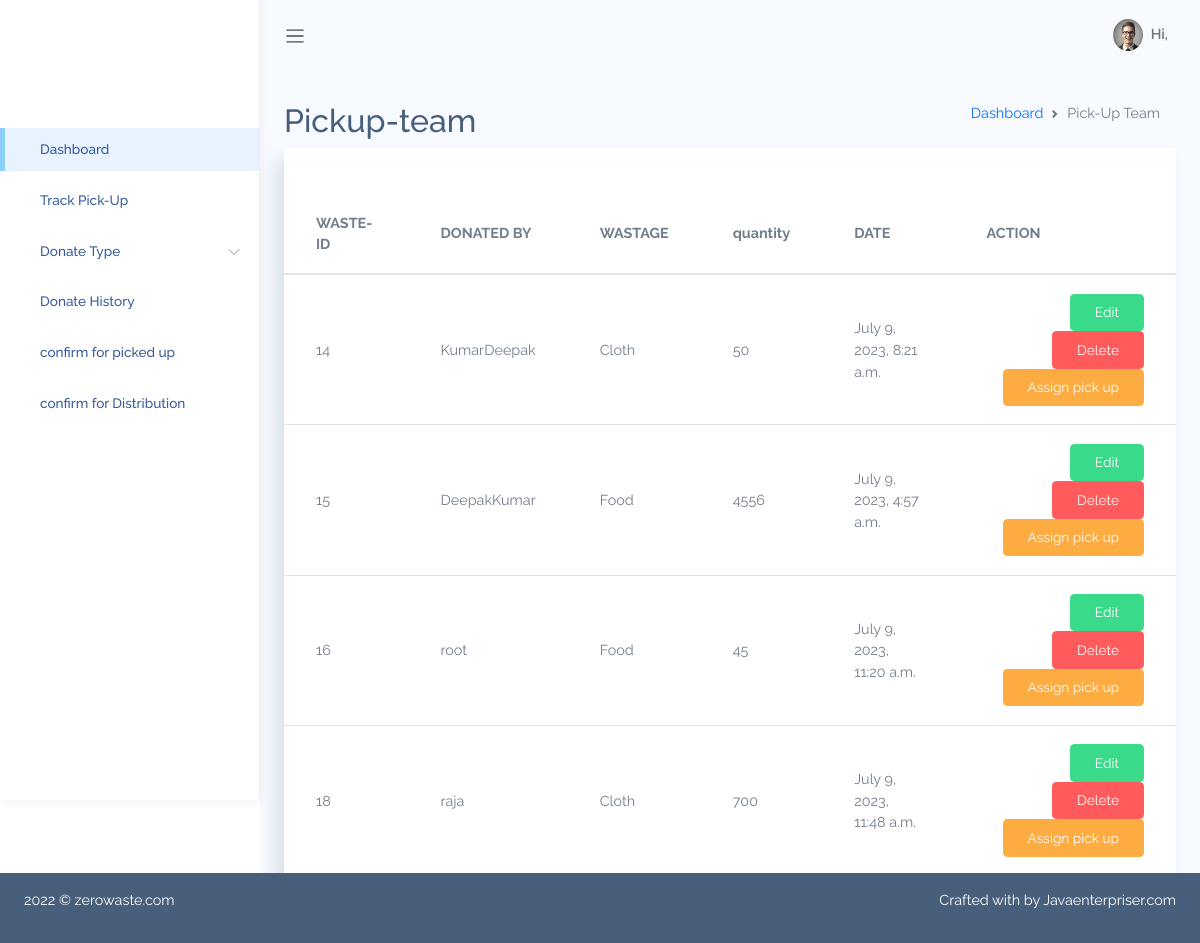
Page /pickupteamprofile/ on the committed database.
### AdminApp/models.py (models this page shows, shortened)
class Wastage(models.Model):
    WASTE_TYPES = [
        ('Food', 'Food'),
        ('Cloth', 'Cloth'),
    ]
    STATUS_TYPES = [
        ('pending', 'pending'),
        ('approved', 'approved'),
        ('rejected','rejected'),
        ('Pickedup','Pickedup'),
        ('assignteam','assignteam'),
        ('donated','donated')
    ]
    donatedBy = models.ForeignKey(User, on_delete=models.SET_NULL, null=True)
    wasteType = models.CharField(
        max_length=10, choices=WASTE_TYPES, default='Food')
    statusType = models.CharField(
        max_length=10, choices=STATUS_TYPES, default='pending')
    description = models.TextField()
    quantity = models.PositiveIntegerField()
    pic1 = models.ImageField(blank=True, null=True)
    created_at = models.DateTimeField(auto_now_add=True)
    updated_at = models.DateTimeField(auto_now=True)

### AdminApp/views.py (the view)
# urls.py: path('pickupteamprofile/',pickupteamprofile,name='pickupteamprofile'),
def pickupteamprofile(request):
    pickupemp=Wastage.objects.filter(statusType='approved')
    return render(request,'pickupteam.html',{"pickupemp":pickupemp})

### AdminApp/templates/pickupteam.html
{% extends 'adminBasic2.html' %}
{%block content %}
{%load static%}
<div class="main-content container-fluid">
    <div class="page-title">
        <div class="row">
            <div class="col-12 col-md-6 order-md-1 order-last">
                <h3>Pickup-team </h3>
            </div>
            <div class="col-12 col-md-6 order-md-2 order-first">
                <nav aria-label="breadcrumb" class='breadcrumb-header'>
                    <ol class="breadcrumb">
                        <li class="breadcrumb-item"><a href="/indexadmin/">Dashboard</a></li>
                        <li class="breadcrumb-item active" aria-current="page"></li>Pick-Up Team</li>
                    </ol>
                </nav>
            </div>
        </div>
    </div>
<div class="row" id="table-hover-row">
  <div class="col-md-12">
    <div class="card">
      <div class="card-content">
        <div class="card-body">
        </div>
        <div class="table-responsive">
          <table class="table table-hover mb-0">
            <thead>
              <tr>
                <th>WASTE-ID</th>
                <th>DONATED BY</th>
                <th>WASTAGE</th>
                <th>quantity</th>
                <th>DATE</th>
                <th>ACTION</th>
              </tr>
            </thead>
            <tbody>
              {% for x in pickupemp %}
              <tr>
                <td class="text-bold-500">{{x.id}}</td>
                <td class="text-bold-500">{{x.donatedBy}}</td>
                <td class="text-bold-500">{{x.wasteType}}</td>
                <td class="text-bold-500">{{x.quantity}}</td>
                <td>{{x.updated_at}}</td>
                <td class="text-right">
                            <a class="btn btn-success"  href="/editpickupboy/{{x.id}}/">Edit</a>
                            <a class="btn btn-danger"  href="/deletepickupboy/{{x.id}}/">Delete</a>
                            <a class="btn btn-warning"  href="/assignpickup/{{x.id}}/">Assign pick up</a></td>
              </tr>
              {%endfor%}
            </tbody>
          </table>
        </div>
      </div>
    </div>
  </div>
</div>
{% endblock content %}

### AdminApp/templates/adminBasic2.html (shortened to what this page needs)
<!DOCTYPE html>
{%load static%}
<html lang="en">
<head>
    <link rel="stylesheet" href="{% static 'adminstatic/assets/css/bootstrap.css' %}">
    <link rel="stylesheet" href="{% static 'adminstatic/assets/vendors/chartjs/Chart.min.css' %}">
    <link rel="stylesheet" href="{% static 'adminstatic/assets/vendors/perfect-scrollbar/perfect-scrollbar.css' %}">
    <link rel="stylesheet" href="{% static 'adminstatic/assets/css/app.css' %}">
</head>
<body>
    <div id="app">
        <div id="sidebar" class='active'>
            <div class="sidebar-wrapper active">
    <div class="sidebar-header">
    </div>
    <div class="sidebar-menu">
        <ul class="menu">
            <li class="sidebar-item active ">
                    <a href="/indexadmin/" class='sidebar-link'>
                        <span>Dashboard</span>
                    </a>
                </li>
            <li class="sidebar-item  ">
                <a href="/track/" class='sidebar-link'>
                    <span>Track Pick-Up</span>
                </a>
            </li>
            <li class="sidebar-item  has-sub">
                <a href="#" class='sidebar-link'>
                    <span>Donate Type</span>
                </a>
                    </li>
                    <li class="sidebar-item  ">
                        <a href="/donatehistory/" class='sidebar-link'>
                            <span>Donate History</span>
                        </a>
                    </li>
                <li class="sidebar-item  ">
                    <a href="/confirm/" class='sidebar-link'>
                        <span>confirm for picked up </span>
                    </a>
                </li>
                <li class="sidebar-item  ">
                    <a href="/confirm1/" class='sidebar-link'>
                        <span>confirm for Distribution </span>
                    </a>
                </li>
                    </ul>
    </div>
</div>
        </div>
        <div id="main">
            <nav class="navbar navbar-header navbar-expand navbar-light">
                <a class="sidebar-toggler" href="#"><span class="navbar-toggler-icon"></span></a>
                <div class="collapse navbar-collapse" id="navbarSupportedContent">
                    <ul class="navbar-nav d-flex align-items-center navbar-light ml-auto">
                        <li class="dropdown nav-icon">
                            <a href="#" data-toggle="dropdown" class="nav-link  dropdown-toggle nav-link-lg nav-link-user">
                            </a>
                        </li>
                        <li class="dropdown nav-icon mr-2">
                            <a href="#" data-toggle="dropdown" class="nav-link  dropdown-toggle nav-link-lg nav-link-user">
                            </a>
                        </li>
                        <li class="dropdown">
                            <a href="#" data-toggle="dropdown" class="nav-link dropdown-toggle nav-link-lg nav-link-user">
                                <div class="avatar mr-1">
                                    {% if request.user.userdetails.profilePicture %}
                                    <img src={{request.user.userdetails.profilePicture.url}} alt="" srcset="">
                                    {% else %}
                                    <img src="{% static 'adminstatic/assets/images/avatar/avatar-s-1.png' %}" alt="" srcset="">
                                    {% endif %}
                                </div>
                                <div class="d-none d-md-block d-lg-inline-block">Hi, {{request.user.username}}</div>
                            </a>
                        </li>
                    </ul>
                </div>
            </nav>
            {% block content %}
            {% endblock content %}
            <footer class='footer fixed-bottom bg-secondary'>
                <div class="footer clearfix mb-0 text-muted">
                    <div class="float-left">
                        <p class="text-white">2022 &copy; zerowaste.com</p>
                    </div>
                    <div class="float-right">
                        <p class="text-white">Crafted with <span class='text-danger'></span> by <a class="text-white" href="http://Javaenterpriser.com">Javaenterpriser.com</a></p>
                    </div>
                </div>
            </footer>
        </div>
    </div>
</body>
</html>

### AdminApp/static/adminstatic/assets/css/app.css (style rules this page uses)
* { font-family: "Raleway"; }
#app { position: relative; }
#main { margin-left: 260px; background-color: #F7FAFF; min-height: 100vh; transition: margin-left 0.6s ease-out; }
#main .main-content { padding: 2rem 1.5rem; }
#main .main-content .page-title h3 { font-size: 2rem; }
.breadcrumb-header .breadcrumb { justify-content: flex-end; }
a { text-decoration: none; outline: 0; }
footer { padding: 1rem 1.5rem; }
.avatar { display: inline-flex; border-radius: 50%; text-align: center; vertical-align: middle; position: relative; }
.avatar img { width: 32px; height: 32px; border-radius: 50%; }
.btn.btn-success { color: #fff; }
.btn.btn-danger { color: #fff; }
.btn.btn-warning { color: #fff; }
.dropdown-toggle:after { color: #fff; }
#sidebar.active .sidebar-wrapper { left: 0; }
.sidebar-wrapper { width: 260px; height: 100vh; position: fixed; top: 0; z-index: 10; background-color: #fff; bottom: 0; border-right: 1px solid #eee; box-shadow: 0 0 10px #ececec; left: -260px; transition: left 0.6s ease-out; }
.sidebar-wrapper .sidebar-header { padding: 2rem 2rem 1rem; font-size: 2rem; font-weight: bold; }
.sidebar-wrapper .menu { padding-left: 0; margin-top: 2rem; }
.sidebar-wrapper .menu .sidebar-link { display: block; padding: 0.7rem 1.5rem; font-size: 0.85rem; display: flex; align-items: center; transition: all 0.5s; }
.sidebar-wrapper .menu .sidebar-link > span { color: #053382; font-weight: 500; margin-left: 1rem; opacity: 0.8; }
.sidebar-wrapper .menu .sidebar-item { list-style: none; margin-top: 0.5rem; position: relative; }
.sidebar-wrapper .menu .sidebar-item.has-sub .sidebar-link:after { position: absolute; color: #ccc; right: 15px; top: 12px; display: block; }
.sidebar-wrapper .menu .sidebar-item.active .sidebar-link { background-color: #e8f3ff; }
.sidebar-wrapper .menu .sidebar-item.active .sidebar-link:before { content: ""; position: absolute; left: 0; height: 100%; top: 0; bottom: 0; background-color: rgba(46, 170, 244, 0.5); width: 5px; }
.card { box-shadow: -8px 12px 18px 0 rgba(25, 42, 70, 0.13); margin-bottom: 2.2rem; }
.card .card-content { position: relative; }
.card .card-body { padding: 1.4rem 1.7rem; }
.navbar { height: 70px; padding: 1.5rem; }
.navbar .nav-link-user img { width: 30px; }
.navbar.navbar-header li { display: flex; align-items: center; }
.navbar.navbar-header li.nav-icon { margin-right: 0.4rem; }
.navbar.navbar-header li.nav-icon .nav-link { display: block; padding: 0.4rem; border-radius: 50%; }
.navbar.navbar-header .dropdown > a { color: #6c757d; font-weight: 600; }
.navbar.navbar-header .dropdown > a:after { display: none; }
.table td, .dataTable-table td, .table thead th, .dataTable-table thead th { vertical-align: middle; }
.table thead th, .dataTable-table thead th { border-bottom: 2px solid #475F7B; }

### rows in the picture
Wastage: id "14", donatedBy "KumarDeepak", wasteType "Cloth", quantity "50", updated_at "July 9, 2023, 8:21 a.m."
Wastage: id "15", donatedBy "DeepakKumar", wasteType "Food", quantity "4556", updated_at "July 9, 2023, 4:57 a.m."
Wastage: id "16", donatedBy "root", wasteType "Food", quantity "45", updated_at "July 9, 2023, 11:20 a.m."
Wastage: id "18", donatedBy "raja", wasteType "Cloth", quantity "700", updated_at "July 9, 2023, 11:48 a.m."
